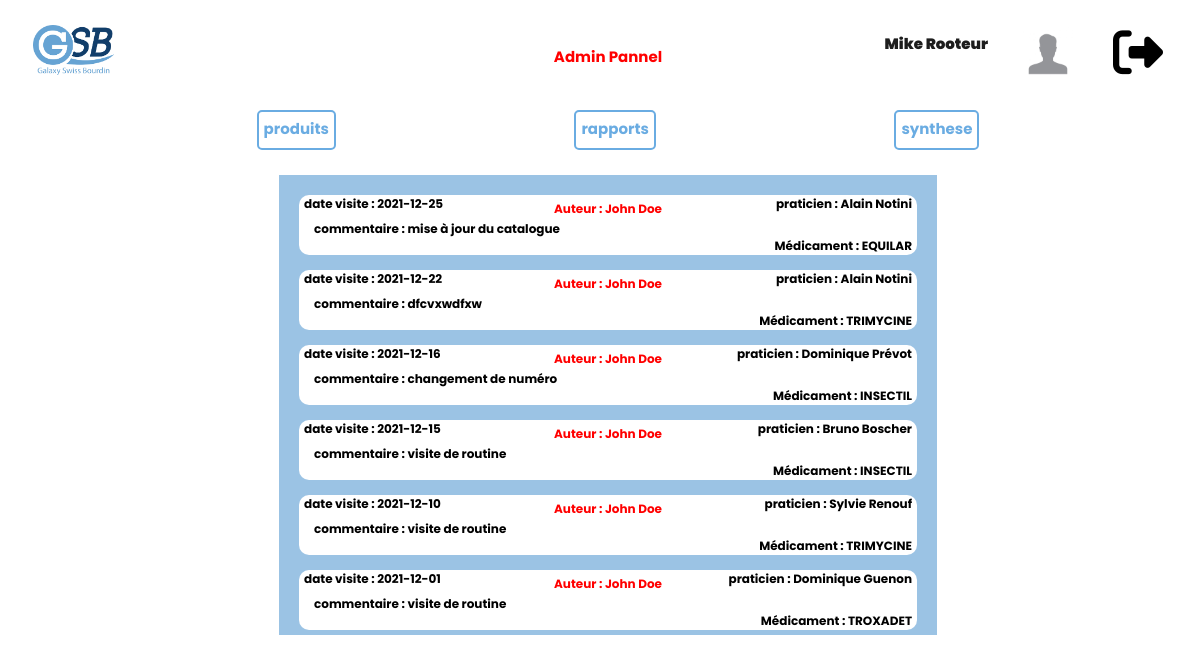
/gsbV1/admin_rapport.php (signed in), run on the app's committed database.
### tables this page shows
CREATE TABLE IF NOT EXISTS `rapport` (
  `id_rapport` int(11) NOT NULL AUTO_INCREMENT,
  `rep_name` varchar(1000) NOT NULL,
  `rep_prenom` varchar(1000) NOT NULL,
  `date_visite` date NOT NULL,
  `prat` varchar(1000) NOT NULL,
  `coef` int(11) NOT NULL,
  `comment` varchar(1000) NOT NULL,
  `produit` varchar(1000) NOT NULL,
  PRIMARY KEY (`id_rapport`)
);

### gsbV1/admin_rapport.php (the view, shortened to what this page needs)
<?php
try {
    $connexion = new PDO('mysql:host=localhost;dbname=gsbv1;charset=utf8', 'root', '');
} catch (Exception $e) {
    die('Erreur : ' . $e->getMessage());
}
$sql3 = "SELECT * FROM rapport order by date_visite DESC ";
$reponse3 = $connexion->query($sql3);
?>
<!DOCTYPE html>
<html lang="en">
<head>
    <link rel="stylesheet" href="style_rapport.css">
</head>
<body>
<header>
    <div class="logo">
    <img src="logo.png" alt="">
    </div>
    <div class="admin">
        <p>Admin Pannel</p>
    </div>
    <div class="id">
    <div class="id_name">
    <p>
    <?php echo $_SESSION['prenom']; ?> <?php echo $_SESSION['nom']; ?>
    </p>
    </div>
    <div class="id_photo">
    <img src="pp.jpg" alt="">
    </div>
    <a href="logout.php">
    <i class="fas fa-sign-out-alt"></i>
    </a>
    </div>
</header>
<nav>
    <li>
    <a href="admin_produit.php">produits</a>
    <a href="">rapports</a>
    <a href="">synthese</a>
    </li>
</nav>
<main>
    <div class="result">
        <?php
            while ($data3 = $reponse3->fetch()) { ?>
    <div class="card">
    <div class="admin">
        Auteur :
    <?php echo $data3['rep_prenom']; ?> <?php echo $data3['rep_name']; ?>
    </div>
    <div class="date_visite">
    date visite :
    <?php
    echo $data3['date_visite']
    ?>
    </div>
    <div class="prat">
        praticien :
    <?php
    echo $data3['prat']
    ?>
    </div>
    <div class="comment">
        commentaire :
    <?php
    echo $data3['comment']
    ?>
    </div>
    <div class="produit">
        Médicament :
    <?php
    echo $data3['produit']
    ?>
    </div>
    </div>
    <?php
     }
     ?>
    </div>
</main>
</body>
</html>

### gsbV1/style_rapport.css (style rules this page uses)
body { font-family: 'Poppins', sans-serif; font-size: 15px; font-weight: bolder; width: 100vw; overflow-x: hidden; }
header { position: relative; height: 50px; margin: 25px; }
main { display: inline-flex; justify-content: space-evenly; height: 450px; width: 90vw; position: relative; left: 50%; transform: translateX(-50%); margin-top: 15px; }
.result { background: rgb(155, 195, 228);; height: 100%; width: 60%; overflow-x: hidden; overflow-y: auto; border: solid 5px rgb(155, 195, 228); }
.id { position: absolute; top: 50%; right: 0%; transform: translatey(-50%); display: inline-flex; }
.id > * { margin: 20px; font-size: 15px; }
.id_name { margin-right: 15px; color: rgb(29, 29, 29); font-weight: bolder; }
.id_photo { position: relative; }
.id_photo > img { width: 50px; height: auto; margin-top: 10px; }
.logo { position: absolute; top: 0%; left: 0%; }
.logo > img { height: 50px; width: auto; }
nav { display: inline-flex; max-width: 90vw; height: 40px; margin: 10px; }
li { display: inline-flex; justify-content: space-evenly; min-width: 100vw; max-width: 100vw; font-size: 15px; }
li > a { font-size: 15px; color: rgb(106, 172, 226); border:solid 2px rgb(106, 172, 226); border-radius: 5px; text-decoration: none; padding: 5px; }
.fa-sign-out-alt { color: black; font-size: 50px; margin-top: 10px; }
.card { position: relative; margin: 15px; background: white; border-radius: 10px; padding: 10px; font-size: 12px; }
.prat { position: absolute; right: 5px; top: 0%; }
.comment { border-radius: 10px; padding: 5px; margin: 10px 0 2px 0; max-width: 50%; }
.date_visite { position: absolute; left: 5px; top: 0%; }
.produit { position: absolute; right: 5px; bottom: 0%; }
.admin { color: red; position: absolute; top: 5px; left: 50%; transform: translateX(-50%); }

### data on the page
rapport: rep_prenom "John", rep_name "Doe", date_visite "2021-12-25", prat "Alain Notini", comment "mise à jour du catalogue", produit "EQUILAR"
rapport: rep_prenom "John", rep_name "Doe", date_visite "2021-12-22", prat "Alain Notini", comment "dfcvxwdfxw", produit "TRIMYCINE"
rapport: rep_prenom "John", rep_name "Doe", date_visite "2021-12-16", prat "Dominique Prévot", comment "changement de numéro", produit "INSECTIL"
rapport: rep_prenom "John", rep_name "Doe", date_visite "2021-12-15", prat "Bruno Boscher", comment "visite de routine", produit "INSECTIL"
rapport: rep_prenom "John", rep_name "Doe", date_visite "2021-12-10", prat "Sylvie Renouf", comment "visite de routine", produit "TRIMYCINE"
rapport: rep_prenom "John", rep_name "Doe", date_visite "2021-12-01", prat "Dominique Guenon", comment "visite de routine", produit "TROXADET"

### other printed values
$_SESSION['prenom'] "Mike"
$_SESSION['nom'] "Rooteur"
